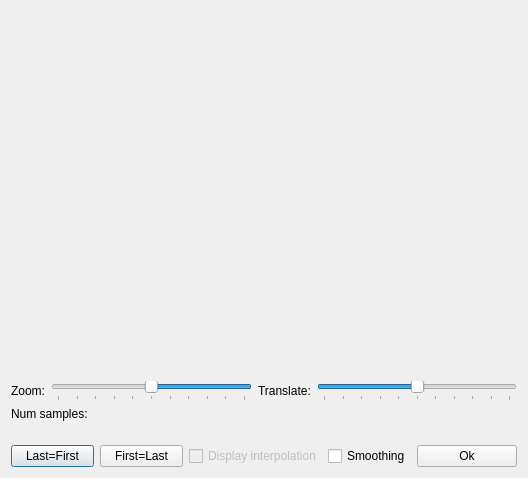
<?xml version="1.0" encoding="UTF-8"?>
<ui version="4.0">
 <class>CurveEditDialog</class>
 <widget class="QDialog" name="CurveEditDialog">
  <property name="geometry">
   <rect>
    <x>0</x>
    <y>0</y>
    <width>528</width>
    <height>478</height>
   </rect>
  </property>
  <property name="windowTitle">
   <string>Curve edit</string>
  </property>
  <property name="modal">
   <bool>true</bool>
  </property>
  <layout class="QGridLayout" name="gridLayout">
   <item row="0" column="0" colspan="2">
    <widget class="QWidget" name="curveWidget" native="true">
     <property name="sizePolicy">
      <sizepolicy hsizetype="Expanding" vsizetype="Expanding">
       <horstretch>0</horstretch>
       <verstretch>0</verstretch>
      </sizepolicy>
     </property>
     <property name="toolTip">
      <string>Left click to add points.
Right click to remove points.</string>
     </property>
     <property name="autoFillBackground">
      <bool>false</bool>
     </property>
    </widget>
   </item>
   <item row="1" column="0" colspan="2">
    <layout class="QHBoxLayout" name="horizontalLayout_3">
     <item>
      <widget class="QLabel" name="label_2">
       <property name="text">
        <string>Zoom:</string>
       </property>
      </widget>
     </item>
     <item>
      <widget class="QSlider" name="sizeVerticalSlider">
       <property name="toolTip">
        <string>Scale curve</string>
       </property>
       <property name="maximum">
        <number>10000</number>
       </property>
       <property name="pageStep">
        <number>1000</number>
       </property>
       <property name="value">
        <number>5000</number>
       </property>
       <property name="orientation">
        <enum>Qt::Horizontal</enum>
       </property>
       <property name="invertedAppearance">
        <bool>true</bool>
       </property>
       <property name="invertedControls">
        <bool>false</bool>
       </property>
       <property name="tickPosition">
        <enum>QSlider::TicksBelow</enum>
       </property>
       <property name="tickInterval">
        <number>1000</number>
       </property>
      </widget>
     </item>
     <item>
      <widget class="QLabel" name="label_3">
       <property name="text">
        <string>Translate:</string>
       </property>
      </widget>
     </item>
     <item>
      <widget class="QSlider" name="posVerticalSlider">
       <property name="toolTip">
        <string>Position curve</string>
       </property>
       <property name="maximum">
        <number>5000</number>
       </property>
       <property name="pageStep">
        <number>500</number>
       </property>
       <property name="value">
        <number>2500</number>
       </property>
       <property name="orientation">
        <enum>Qt::Horizontal</enum>
       </property>
       <property name="tickPosition">
        <enum>QSlider::TicksBelow</enum>
       </property>
       <property name="tickInterval">
        <number>500</number>
       </property>
      </widget>
     </item>
    </layout>
   </item>
   <item row="2" column="0">
    <widget class="QLabel" name="label">
     <property name="text">
      <string>Num samples:</string>
     </property>
    </widget>
   </item>
   <item row="2" column="1" rowspan="2">
    <widget class="QToolButton" name="centerToolButton">
     <property name="enabled">
      <bool>false</bool>
     </property>
     <property name="minimumSize">
      <size>
       <width>32</width>
       <height>32</height>
      </size>
     </property>
     <property name="maximumSize">
      <size>
       <width>32</width>
       <height>32</height>
      </size>
     </property>
     <property name="text">
      <string/>
     </property>
     <property name="icon">
      <iconset resource="object_viewer_qt.qrc">
       <normaloff>:/images/refresh.png</normaloff>:/images/refresh.png</iconset>
     </property>
     <property name="autoRaise">
      <bool>true</bool>
     </property>
    </widget>
   </item>
   <item row="3" column="0">
    <widget class="NLQT::CEditRangeUIntWidget" name="numSamplesWidget" native="true"/>
   </item>
   <item row="4" column="0" colspan="2">
    <layout class="QHBoxLayout" name="horizontalLayout">
     <item>
      <widget class="QPushButton" name="lastFirstPushButton">
       <property name="sizePolicy">
        <sizepolicy hsizetype="Preferred" vsizetype="Fixed">
         <horstretch>0</horstretch>
         <verstretch>0</verstretch>
        </sizepolicy>
       </property>
       <property name="text">
        <string>Last=First</string>
       </property>
      </widget>
     </item>
     <item>
      <widget class="QPushButton" name="firstLastPushButton">
       <property name="sizePolicy">
        <sizepolicy hsizetype="Preferred" vsizetype="Fixed">
         <horstretch>0</horstretch>
         <verstretch>0</verstretch>
        </sizepolicy>
       </property>
       <property name="text">
        <string>First=Last</string>
       </property>
      </widget>
     </item>
     <item>
      <widget class="QCheckBox" name="interpolationCheckBox">
       <property name="enabled">
        <bool>false</bool>
       </property>
       <property name="text">
        <string>Display interpolation</string>
       </property>
      </widget>
     </item>
     <item>
      <widget class="QCheckBox" name="smoothingCheckBox">
       <property name="text">
        <string>Smoothing</string>
       </property>
      </widget>
     </item>
     <item>
      <widget class="QPushButton" name="pushButton">
       <property name="sizePolicy">
        <sizepolicy hsizetype="Preferred" vsizetype="Fixed">
         <horstretch>0</horstretch>
         <verstretch>0</verstretch>
        </sizepolicy>
       </property>
       <property name="minimumSize">
        <size>
         <width>100</width>
         <height>0</height>
        </size>
       </property>
       <property name="maximumSize">
        <size>
         <width>100</width>
         <height>16777215</height>
        </size>
       </property>
       <property name="text">
        <string>Ok</string>
       </property>
      </widget>
     </item>
    </layout>
   </item>
  </layout>
 </widget>
 <customwidgets>
  <customwidget>
   <class>NLQT::CEditRangeUIntWidget</class>
   <extends>QWidget</extends>
   <header>edit_range_widget.h</header>
   <container>1</container>
  </customwidget>
 </customwidgets>
 <resources>
  <include location="object_viewer_qt.qrc"/>
 </resources>
 <connections>
  <connection>
   <sender>pushButton</sender>
   <signal>clicked()</signal>
   <receiver>CurveEditDialog</receiver>
   <slot>accept()</slot>
   <hints>
    <hint type="sourcelabel">
     <x>463</x>
     <y>401</y>
    </hint>
    <hint type="destinationlabel">
     <x>373</x>
     <y>402</y>
    </hint>
   </hints>
  </connection>
 </connections>
</ui>
